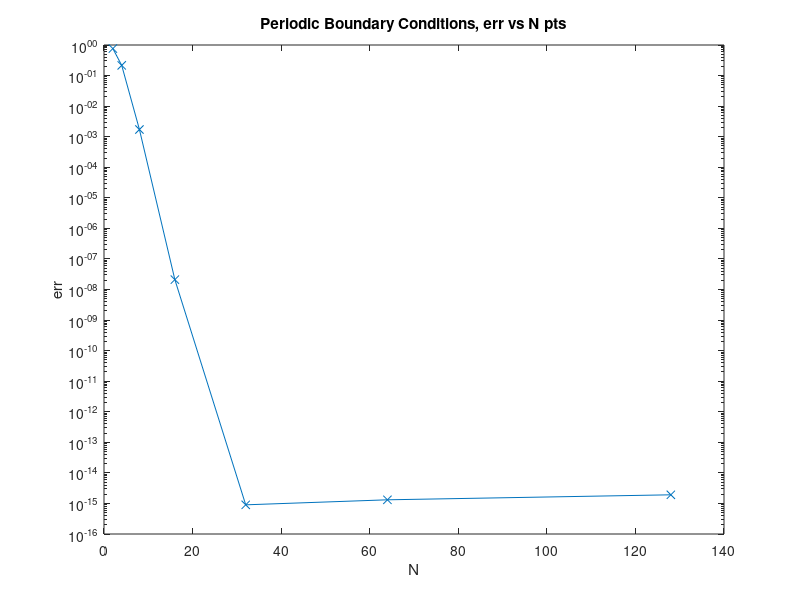
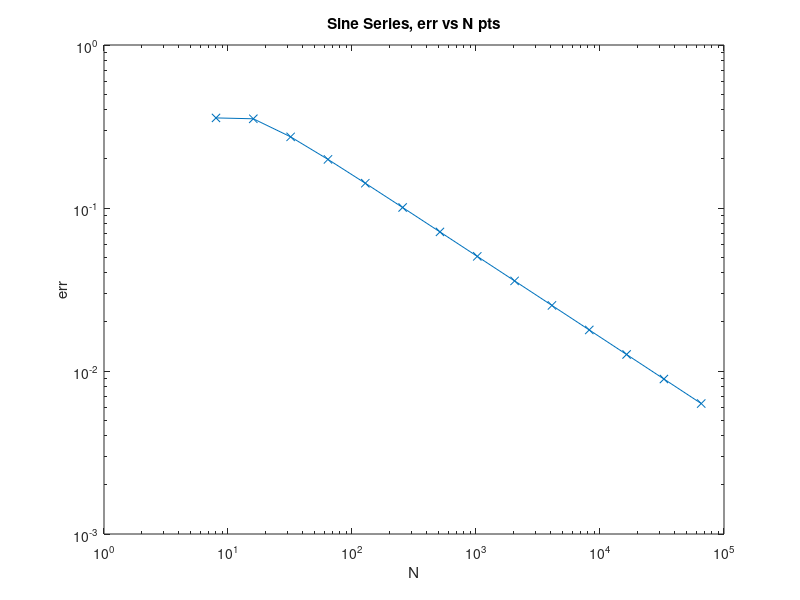

MATLAB code for these plots, in order:
%%%%%%%%%%%%%%%%%%%%%%%%%%%%%%
% PART 3A
% Periodic Boundary Conditions
%%%%%%%%%%%%%%%%%%%%%%%%%%%%%%

% interval [0,2pi]
L = 2*pi;

% create Ns to interate to grpah range
% use powers of 2
Ns = [];
for j = 1:7
    Ns = [Ns 2^j];
end
errs = [];
alpha = 1;
beta = 1;

for N = Ns
    % set up
    h = L/N;
    x = h*(0:N-1);
    
    % compute true f
    u_true = sin(cos(x));
    u_x_true = -sin(x).*cos(cos(x));
    u_xx_true = sin(x).^2.*(-sin(cos(x)))-cos(x).*cos(cos(x));
    f = u_xx_true + alpha*u_x_true - beta*u_true;

    % shift k coefficients for to match fft freqs
    k = fftshift((0:N-1)-(N/2));
    k((N/2)+1) = 0;
    
    % create factor in Fourier space and solve
    w = 1i*k;
    fact = (w.^2 + w.*alpha - 1*beta);
    f_hat = fft(f);
    u_hat = f_hat./fact;
    
    % inverse transform
    u_appx = real(ifft(u_hat));

    % record err
    errs = [errs norm(u_true-u_appx)];
    
end
semilogy(Ns, errs, '-x'); ylabel('err'); xlabel('N'); title("Periodic Boundary Conditions, err vs N pts");



%%%%%%%%%%%%%%%%%%%%%%
% PART 3C
% Sin Series Expansion
%%%%%%%%%%%%%%%%%%%%%%

% interval [0,pi]
L = pi;

% create Ns to interate to grpah range
% use powers of 2
Ns = [];
for j = 3:16
    Ns = [Ns 2^j];
end

errs = [];
alpha = 0;
beta = 1;

for N = Ns
    % set up
    h = L/N;
    x = h*(0:N-1);
    
    % compute true f
    u_true = sin(x).^2;
    u_xx_true = 2.*(cos(x).^2 - sin(x).^2);
    f = u_xx_true - beta*u_true;

    % build odd extension of f to force sine series
    % and in turn enforce boundry conditions 
    f_odd = f;
    f_odd(1) = 0;
    for i = 2:N
        f_odd(i) = -f(N-i+1);
    end
    f_odd = [f f_odd];
    
    % use N2 for odd extension
    N2 = N*2;
    
    % shift k coefficients for to match fft freqs
    k = fftshift((0:N2-1)-(N2/2));
    k((N2/2)+1) = 0;
    
    % create factor in Fourier space and solve
    w = 1i*k;
    fact = (w.^2 - 1*beta);
    f_hat = fft(f_odd);
    u_hat = f_hat./fact;
    
    % inverse transform
    u_appx = real(ifft(u_hat));
    u_appx = u_appx(1:N);
    
    % record err
    errs = [errs norm(u_true-u_appx)];
  
end
figure
loglog(Ns, errs, '-x'); ylabel('err'); xlabel('N'); title("Sine Series, err vs N pts");


